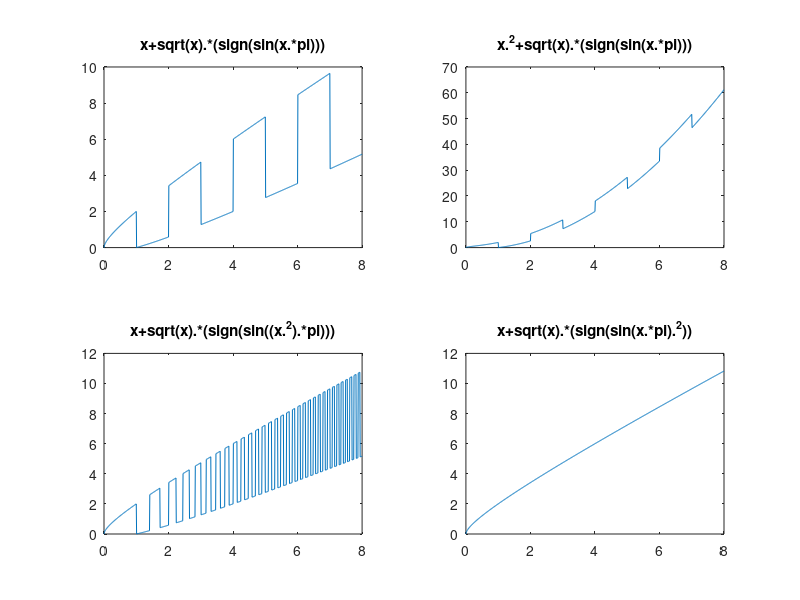

Reproduce this figure in MATLAB.
clear;
x=0:0.01:8;
subplot (2, 2, 1);
for j=1:1:length(x)
    y(j)=x(j)+sqrt(x(j)).*(sign(sin(x(j).*pi)));
endfor;
plot(x, y)
title("x+sqrt(x).*(sign(sin(x.*pi)))")


subplot (2, 2, 2);
for j=1:1:length(x)
    y(j)=x(j).^2+sqrt(x(j)).*(sign(sin(x(j).*pi)));
endfor;
plot(x, y)
title("x.^2+sqrt(x).*(sign(sin(x.*pi)))")


subplot (2, 2, 3);
for j=1:1:length(x)
    y(j)=x(j)+sqrt(x(j)).*(sign(sin((x(j).^2).*pi)));
endfor;
plot(x, y)
title("x+sqrt(x).*(sign(sin((x.^2).*pi)))")



subplot (2, 2, 4);
for j=1:1:length(x)
    y(j)=x(j)+sqrt(x(j)).*(sign(sin(x(j).*pi).^2));
endfor;
plot(x, y)
title("x+sqrt(x).*(sign(sin(x.*pi).^2))")

